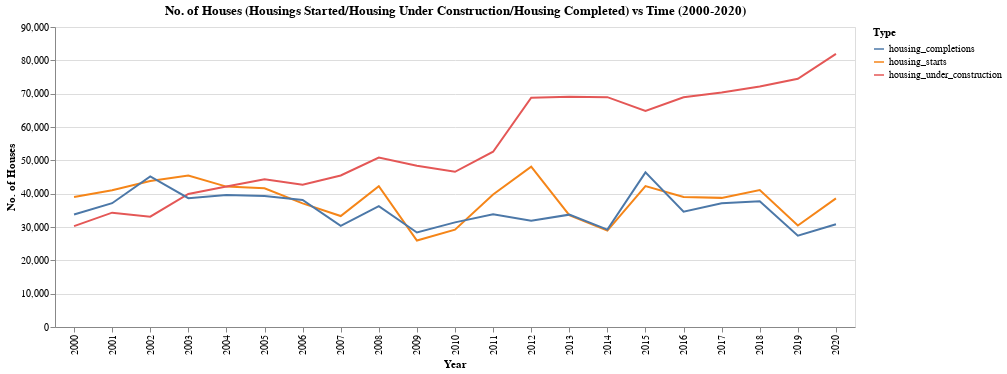

Source (notebook cell):
### Markdown cell above
Now let's check the trend of each category over time.

### Code cell
# Plotting Number of Houses Started/Under Construction/Completed over time
df = start_construction_completion_df.melt('year')
alt.Chart(df, title='No. of Houses (Housings Started/Housing Under Construction/Housing Completed) vs Time (2000-2020)').mark_line().encode(
    x=alt.X('year:N', title='Year'),
    y=alt.Y('value', title='No. of Houses'),
    color=alt.Color('variable', title='Type')
).properties(width=800)

### Figure 1 — Vega-Lite specification as saved in the notebook (floating-point values rounded to 4 significant figures)
{"config": {"view": {"continuousWidth": 400, "continuousHeight": 300}}, "data": {"name": "data-ea9bc02e8435083a8f7d18583b62ddab"}, "mark": "line", "encoding": {"color": {"type": "nominal", "field": "variable", "title": "Type"}, "x": {"type": "nominal", "field": "year", "title": "Year"}, "y": {"type": "quantitative", "field": "value", "title": "No. of Houses"}}, "title": "No. of Houses (Housings Started/Housing Under Construction/Housing Completed) vs Time (2000-2020)", "width": 800, "$schema": "https://vega.github.io/schema/vega-lite/v4.8.1.json", "datasets": {"data-ea9bc02e8435083a8f7d18583b62ddab": [{"year": 2000, "variable": "housing_starts", "value": 38982}, {"year": 2001, "variable": "housing_starts", "value": 41017}, {"year": 2002, "variable": "housing_starts", "value": 43805}, {"year": 2003, "variable": "housing_starts", "value": 45475}, {"year": 2004, "variable": "housing_starts", "value": 42115}, {"year": 2005, "variable": "housing_starts", "value": 41596}, {"year": 2006, "variable": "housing_starts", "value": 37080}, {"year": 2007, "variable": "housing_starts", "value": 33293}, {"year": 2008, "variable": "housing_starts", "value": 42212}, {"year": 2009, "variable": "housing_starts", "value": 25949}, {"year": 2010, "variable": "housing_starts", "value": 29195}, {"year": 2011, "variable": "housing_starts", "value": 39745}, {"year": 2012, "variable": "housing_starts", "value": 48105}, {"year": 2013, "variable": "housing_starts", "value": 33547}, {"year": 2014, "variable": "housing_starts", "value": 28929}, {"year": 2015, "variable": "housing_starts", "value": 42287}, {"year": 2016, "variable": "housing_starts", "value": 39027}, {"year": 2017, "variable": "housing_starts", "value": 38738}, {"year": 2018, "variable": "housing_starts", "value": 41107}, {"year": 2019, "variable": "housing_starts", "value": 30462}, {"year": 2020, "variable": "housing_starts", "value": 38587}, {"year": 2000, "variable": "housing_under_construction", "value": 30273}, {"year": 2001, "variable": "housing_under_construction", "value": 34305}, {"year": 2002, "variable": "housing_under_construction", "value": 33094}, {"year": 2003, "variable": "housing_under_construction", "value": 39907}, {"year": 2004, "variable": "housing_under_construction", "value": 42148}, {"year": 2005, "variable": "housing_under_construction", "value": 44305}, {"year": 2006, "variable": "housing_under_construction", "value": 42654}, {"year": 2007, "variable": "housing_under_construction", "value": 45470}, {"year": 2008, "variable": "housing_under_construction", "value": 50823}, {"year": 2009, "variable": "housing_under_construction", "value": 48361}, {"year": 2010, "variable": "housing_under_construction", "value": 46552}, {"year": 2011, "variable": "housing_under_construction", "value": 52589}, {"year": 2012, "variable": "housing_under_construction", "value": 68812}, {"year": 2013, "variable": "housing_under_construction", "value": 69062}, {"year": 2014, "variable": "housing_under_construction", "value": 68948}, {"year": 2015, "variable": "housing_under_construction", "value": 64798}, {"year": 2016, "variable": "housing_under_construction", "value": 68918}, {"year": 2017, "variable": "housing_under_construction", "value": 70349}, {"year": 2018, "variable": "housing_under_construction", "value": 72175}, {"year": 2019, "variable": "housing_under_construction", "value": 74451}, {"year": 2020, "variable": "housing_under_construction", "value": 81942}, {"year": 2000, "variable": "housing_completions", "value": 33740}, {"year": 2001, "variable": "housing_completions", "value": 37138}, {"year": 2002, "variable": "housing_completions", "value": 45170}, {"year": 2003, "variable": "housing_completions", "value": 38644}, {"year": 2004, "variable": "housing_completions", "value": 39620}, {"year": 2005, "variable": "housing_completions", "value": 39296}, {"year": 2006, "variable": "housing_completions", "value": 38121}, {"year": 2007, "variable": "housing_completions", "value": 30357}, {"year": 2008, "variable": "housing_completions", "value": 36258}, {"year": 2009, "variable": "housing_completions", "value": 28356}, {"year": 2010, "variable": "housing_completions", "value": 31393}, {"year": 2011, "variable": "housing_completions", "value": 33831}, {"year": 2012, "variable": "housing_completions", "value": 31907}, {"year": 2013, "variable": "housing_completions", "value": 33708}, {"year": 2014, "variable": "housing_completions", "value": 29213}, {"year": 2015, "variable": "housing_completions", "value": 46384}, {"year": 2016, "variable": "housing_completions", "value": 34613}, {"year": 2017, "variable": "housing_completions", "value": 37132}, {"year": 2018, "variable": "housing_completions", "value": 37750}, {"year": 2019, "variable": "housing_completions", "value": 27410}, {"year": 2020, "variable": "housing_completions", "value": 30841}]}}
